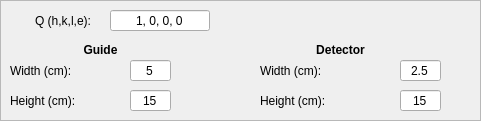
   <widget class="QFrame" name="guide_detector_frame">
    <property name="geometry">
     <rect>
      <x>390</x>
      <y>590</y>
      <width>481</width>
      <height>121</height>
     </rect>
    </property>
    <property name="sizePolicy">
     <sizepolicy hsizetype="Expanding" vsizetype="Expanding">
      <horstretch>0</horstretch>
      <verstretch>0</verstretch>
     </sizepolicy>
    </property>
    <property name="minimumSize">
     <size>
      <width>141</width>
      <height>101</height>
     </size>
    </property>
    <property name="frameShape">
     <enum>QFrame::StyledPanel</enum>
    </property>
    <property name="frameShadow">
     <enum>QFrame::Sunken</enum>
    </property>
    <widget class="QLabel" name="guide_label">
     <property name="geometry">
      <rect>
       <x>30</x>
       <y>40</y>
       <width>141</width>
       <height>21</height>
      </rect>
     </property>
     <property name="minimumSize">
      <size>
       <width>141</width>
       <height>21</height>
      </size>
     </property>
     <property name="text">
      <string>&lt;html&gt;&lt;head/&gt;&lt;body&gt;&lt;p align=&quot;center&quot;&gt;&lt;span style=&quot; font-weight:600;&quot;&gt;Guide&lt;/span&gt;&lt;/p&gt;&lt;/body&gt;&lt;/html&gt;</string>
     </property>
     <property name="alignment">
      <set>Qt::AlignLeading|Qt::AlignLeft|Qt::AlignVCenter</set>
     </property>
    </widget>
    <widget class="QLabel" name="detector_label">
     <property name="geometry">
      <rect>
       <x>270</x>
       <y>40</y>
       <width>141</width>
       <height>21</height>
      </rect>
     </property>
     <property name="minimumSize">
      <size>
       <width>141</width>
       <height>21</height>
      </size>
     </property>
     <property name="text">
      <string>&lt;html&gt;&lt;head/&gt;&lt;body&gt;&lt;p&gt;&lt;span style=&quot; font-weight:600;&quot;&gt;Detector&lt;/span&gt;&lt;/p&gt;&lt;/body&gt;&lt;/html&gt;</string>
     </property>
     <property name="alignment">
      <set>Qt::AlignCenter</set>
     </property>
    </widget>
    <widget class="QLabel" name="guide_width_label">
     <property name="geometry">
      <rect>
       <x>10</x>
       <y>60</y>
       <width>91</width>
       <height>21</height>
      </rect>
     </property>
     <property name="sizePolicy">
      <sizepolicy hsizetype="Fixed" vsizetype="Fixed">
       <horstretch>0</horstretch>
       <verstretch>0</verstretch>
      </sizepolicy>
     </property>
     <property name="minimumSize">
      <size>
       <width>81</width>
       <height>21</height>
      </size>
     </property>
     <property name="text">
      <string>Width (cm):</string>
     </property>
     <property name="alignment">
      <set>Qt::AlignLeading|Qt::AlignLeft|Qt::AlignVCenter</set>
     </property>
    </widget>
    <widget class="QLabel" name="guide_height_label">
     <property name="geometry">
      <rect>
       <x>10</x>
       <y>90</y>
       <width>91</width>
       <height>21</height>
      </rect>
     </property>
     <property name="sizePolicy">
      <sizepolicy hsizetype="Fixed" vsizetype="Fixed">
       <horstretch>0</horstretch>
       <verstretch>0</verstretch>
      </sizepolicy>
     </property>
     <property name="minimumSize">
      <size>
       <width>81</width>
       <height>21</height>
      </size>
     </property>
     <property name="text">
      <string>Height (cm):</string>
     </property>
     <property name="alignment">
      <set>Qt::AlignLeading|Qt::AlignLeft|Qt::AlignVCenter</set>
     </property>
    </widget>
    <widget class="QLineEdit" name="guide_width_input">
     <property name="geometry">
      <rect>
       <x>130</x>
       <y>60</y>
       <width>41</width>
       <height>21</height>
      </rect>
     </property>
     <property name="sizePolicy">
      <sizepolicy hsizetype="Fixed" vsizetype="Fixed">
       <horstretch>0</horstretch>
       <verstretch>0</verstretch>
      </sizepolicy>
     </property>
     <property name="minimumSize">
      <size>
       <width>41</width>
       <height>21</height>
      </size>
     </property>
     <property name="maximumSize">
      <size>
       <width>41</width>
       <height>21</height>
      </size>
     </property>
     <property name="text">
      <string>5</string>
     </property>
     <property name="alignment">
      <set>Qt::AlignCenter</set>
     </property>
    </widget>
    <widget class="QLineEdit" name="guide_height_input">
     <property name="geometry">
      <rect>
       <x>130</x>
       <y>90</y>
       <width>41</width>
       <height>21</height>
      </rect>
     </property>
     <property name="sizePolicy">
      <sizepolicy hsizetype="Fixed" vsizetype="Fixed">
       <horstretch>0</horstretch>
       <verstretch>0</verstretch>
      </sizepolicy>
     </property>
     <property name="minimumSize">
      <size>
       <width>41</width>
       <height>21</height>
      </size>
     </property>
     <property name="maximumSize">
      <size>
       <width>41</width>
       <height>21</height>
      </size>
     </property>
     <property name="text">
      <string>15</string>
     </property>
     <property name="alignment">
      <set>Qt::AlignCenter</set>
     </property>
    </widget>
    <widget class="QLineEdit" name="detector_height_input">
     <property name="geometry">
      <rect>
       <x>400</x>
       <y>90</y>
       <width>41</width>
       <height>21</height>
      </rect>
     </property>
     <property name="sizePolicy">
      <sizepolicy hsizetype="Fixed" vsizetype="Fixed">
       <horstretch>0</horstretch>
       <verstretch>0</verstretch>
      </sizepolicy>
     </property>
     <property name="minimumSize">
      <size>
       <width>41</width>
       <height>21</height>
      </size>
     </property>
     <property name="maximumSize">
      <size>
       <width>41</width>
       <height>21</height>
      </size>
     </property>
     <property name="text">
      <string>15</string>
     </property>
     <property name="alignment">
      <set>Qt::AlignCenter</set>
     </property>
    </widget>
    <widget class="QLineEdit" name="detector_width_input">
     <property name="geometry">
      <rect>
       <x>400</x>
       <y>60</y>
       <width>41</width>
       <height>21</height>
      </rect>
     </property>
     <property name="sizePolicy">
      <sizepolicy hsizetype="Fixed" vsizetype="Fixed">
       <horstretch>0</horstretch>
       <verstretch>0</verstretch>
      </sizepolicy>
     </property>
     <property name="minimumSize">
      <size>
       <width>41</width>
       <height>21</height>
      </size>
     </property>
     <property name="maximumSize">
      <size>
       <width>41</width>
       <height>21</height>
      </size>
     </property>
     <property name="text">
      <string>2.5</string>
     </property>
     <property name="alignment">
      <set>Qt::AlignCenter</set>
     </property>
    </widget>
    <widget class="QLabel" name="detector_height_label">
     <property name="geometry">
      <rect>
       <x>260</x>
       <y>90</y>
       <width>101</width>
       <height>21</height>
      </rect>
     </property>
     <property name="sizePolicy">
      <sizepolicy hsizetype="Fixed" vsizetype="Fixed">
       <horstretch>0</horstretch>
       <verstretch>0</verstretch>
      </sizepolicy>
     </property>
     <property name="minimumSize">
      <size>
       <width>81</width>
       <height>21</height>
      </size>
     </property>
     <property name="text">
      <string>Height (cm):</string>
     </property>
     <property name="alignment">
      <set>Qt::AlignLeading|Qt::AlignLeft|Qt::AlignVCenter</set>
     </property>
    </widget>
    <widget class="QLabel" name="detector_width_label">
     <property name="geometry">
      <rect>
       <x>260</x>
       <y>60</y>
       <width>91</width>
       <height>21</height>
      </rect>
     </property>
     <property name="sizePolicy">
      <sizepolicy hsizetype="Fixed" vsizetype="Fixed">
       <horstretch>0</horstretch>
       <verstretch>0</verstretch>
      </sizepolicy>
     </property>
     <property name="minimumSize">
      <size>
       <width>71</width>
       <height>21</height>
      </size>
     </property>
     <property name="text">
      <string>Width (cm):</string>
     </property>
     <property name="alignment">
      <set>Qt::AlignLeading|Qt::AlignLeft|Qt::AlignVCenter</set>
     </property>
    </widget>
    <widget class="QLineEdit" name="q_input">
     <property name="geometry">
      <rect>
       <x>110</x>
       <y>10</y>
       <width>100</width>
       <height>21</height>
      </rect>
     </property>
     <property name="minimumSize">
      <size>
       <width>100</width>
       <height>21</height>
      </size>
     </property>
     <property name="maximumSize">
      <size>
       <width>100</width>
       <height>21</height>
      </size>
     </property>
     <property name="text">
      <string>1, 0, 0, 0</string>
     </property>
     <property name="alignment">
      <set>Qt::AlignCenter</set>
     </property>
    </widget>
    <widget class="QLabel" name="q_label">
     <property name="geometry">
      <rect>
       <x>10</x>
       <y>10</y>
       <width>81</width>
       <height>21</height>
      </rect>
     </property>
     <property name="minimumSize">
      <size>
       <width>81</width>
       <height>21</height>
      </size>
     </property>
     <property name="text">
      <string>Q (h,k,l,e):</string>
     </property>
     <property name="alignment">
      <set>Qt::AlignRight|Qt::AlignTrailing|Qt::AlignVCenter</set>
     </property>
    </widget>
   </widget>
